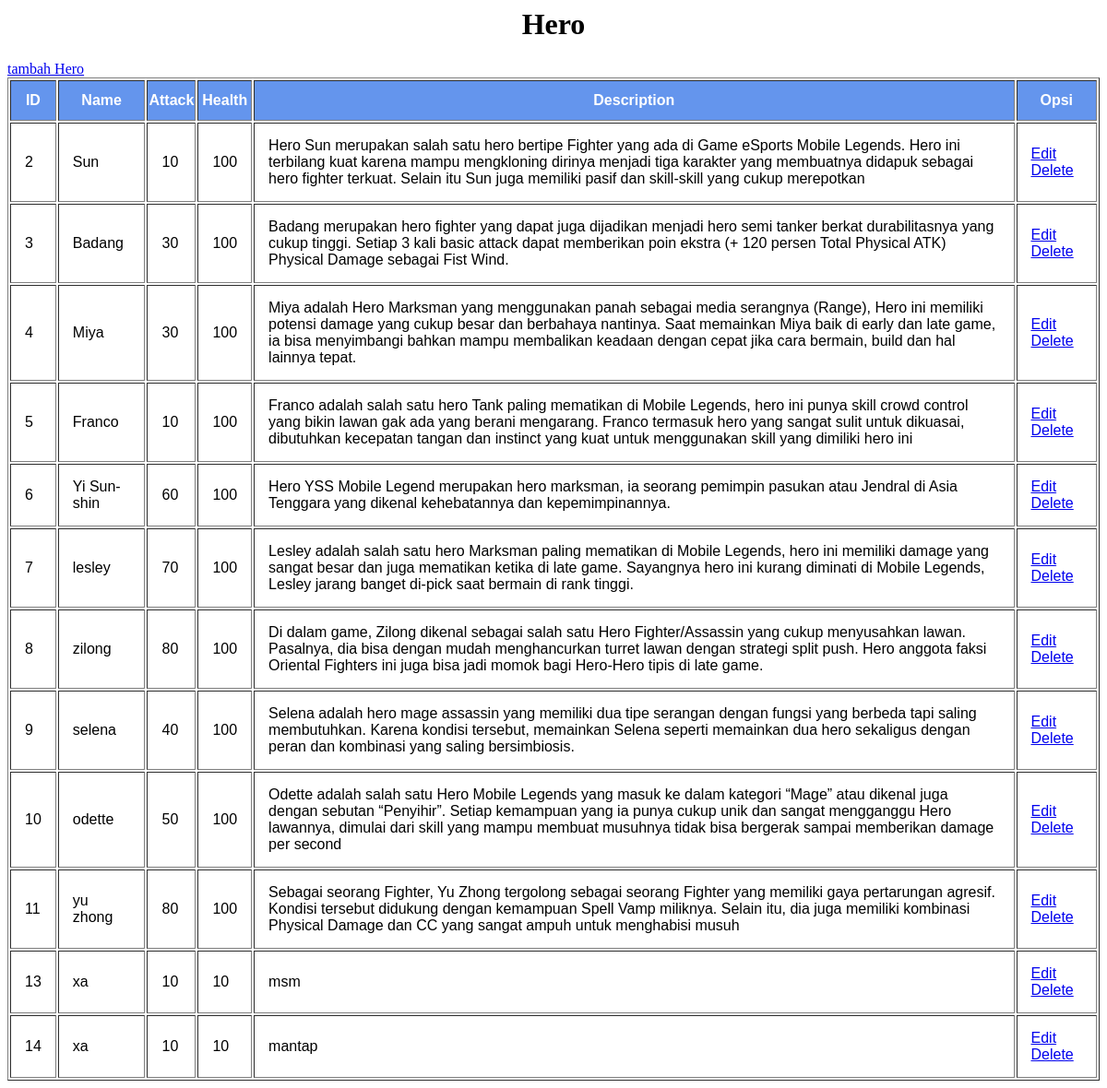
Screenshot of /admin/page/hero/index.php with the database file from the repository.
### tables this page shows
CREATE TABLE `hero` (
  `id` int(11) NOT NULL,
  `name` varchar(45) NOT NULL,
  `attack` int(11) NOT NULL,
  `health` int(11) NOT NULL,
  `description` longtext NOT NULL
);

### admin/functions/HeroFunction.php (called while the page is built, shortened)
<?php
    function getHero(){
        $link= include('koneksi.php');
        $query= "SELECT * FROM hero";
        $result = mysqli_query($koneksi, $query);
        return $result;
    }
?>

### admin/page/hero/index.php (the view, shortened to what this page needs)
<?php
    include('koneksi.php');
    include('../../functions/HeroFunction.php');
?>
<html lang="en">
<head>
</head>
<body>
    <?php
        $heroes = getHero();
    ?>
    <div>
        <h1>Hero</h1>
        <a href="add.php">tambah Hero</a>
        <table border="1px" class="tabel">
            <tr>
                <th>ID</th>
                <th>Name</th>
                <th>Attack</th>
                <th>Health</th>
                <th>Description</th>
                <th>Opsi</th>
            </tr>
            <?php
                foreach($heroes as $hero) {
            ?>
                    <tr>
                    <td><?=$hero['id']?></td>
                    <td><?=$hero['name']?></td>
                    <td><?=$hero['attack']?></td>
                    <td><?=$hero['health']?></td>
                    <td><?=$hero['description']?></td>
                    <td><a href="edit.php?id=<?=$hero['id']?>">Edit</a> <a href='delete.php?id=<?php echo $hero["id"]; ?>'>Delete</a></td>
                    </tr>
            <?php
                }
            ?>
        </table>
    </div>
</body>
</html>

### admin/page/hero/index.php (style rules this page uses)
td { padding: 15px; text-align: left; font-family: Arial, Helvetica, sans-serif; }
th { padding-top: 12px; padding-bottom: 12px; background-color: #6495ED; color: white; font-family: Arial, Helvetica, sans-serif; }
h1 { text-align: center; }
.tabel { margin-left:auto; margin-right:auto; width : 100%; }

### rows the page displays
hero: id "2", name "Sun", attack "10", health "100", description "Hero Sun merupakan salah satu hero bertipe Fighter yang ada di Game eSports Mobile Legends. Hero ini terbilang kuat karena mampu mengkloning dirinya menjadi tiga karakter yang membuatnya didapuk sebagai hero fighter terkuat. Selain itu Sun juga memiliki pasif dan skill-skill yang cukup merepotkan"
hero: id "3", name "Badang", attack "30", health "100", description "Badang merupakan hero fighter yang dapat juga dijadikan menjadi hero semi tanker berkat durabilitasnya yang cukup tinggi. Setiap 3 kali basic attack dapat memberikan poin ekstra (+ 120 persen Total Physical ATK) Physical Damage sebagai Fist Wind."
hero: id "4", name "Miya", attack "30", health "100", description "Miya adalah Hero Marksman yang menggunakan panah sebagai media serangnya (Range), Hero ini memiliki potensi damage yang cukup besar dan berbahaya nantinya. Saat memainkan Miya baik di early dan late game, ia bisa menyimbangi bahkan mampu membalikan keadaan dengan cepat jika cara bermain, build dan hal lainnya tepat."
hero: id "5", name "Franco", attack "10", health "100", description "Franco adalah salah satu hero Tank paling mematikan di Mobile Legends, hero ini punya skill crowd control yang bikin lawan gak ada yang berani mengarang. Franco termasuk hero yang sangat sulit untuk dikuasai, dibutuhkan kecepatan tangan dan instinct yang kuat untuk menggunakan skill yang dimiliki hero ini"
hero: id "6", name "Yi Sun-shin", attack "60", health "100", description "Hero YSS Mobile Legend merupakan hero marksman, ia seorang pemimpin pasukan atau Jendral di Asia Tenggara yang dikenal kehebatannya dan kepemimpinannya."
hero: id "7", name "lesley", attack "70", health "100", description "Lesley adalah salah satu hero Marksman paling mematikan di Mobile Legends, hero ini memiliki damage yang sangat besar dan juga mematikan ketika di late game. Sayangnya hero ini kurang diminati di Mobile Legends, Lesley jarang banget di-pick saat bermain di rank tinggi."
hero: id "8", name "zilong", attack "80", health "100", description "Di dalam game, Zilong dikenal sebagai salah satu Hero Fighter/Assassin yang cukup menyusahkan lawan. Pasalnya, dia bisa dengan mudah menghancurkan turret lawan dengan strategi split push. Hero anggota faksi Oriental Fighters ini juga bisa jadi momok bagi Hero-Hero tipis di late game."
hero: id "9", name "selena", attack "40", health "100", description "Selena adalah hero mage assassin yang memiliki dua tipe serangan dengan fungsi yang berbeda tapi saling membutuhkan. Karena kondisi tersebut, memainkan Selena seperti memainkan dua hero sekaligus dengan peran dan kombinasi yang saling bersimbiosis."
hero: id "10", name "odette", attack "50", health "100", description "Odette adalah salah satu Hero Mobile Legends yang masuk ke dalam kategori “Mage” atau dikenal juga dengan sebutan “Penyihir”. Setiap kemampuan yang ia punya cukup unik dan sangat mengganggu Hero lawannya, dimulai dari skill yang mampu membuat musuhnya tidak bisa bergerak sampai memberikan damage per second"
hero: id "11", name "yu zhong", attack "80", health "100", description "Sebagai seorang Fighter, Yu Zhong tergolong sebagai seorang Fighter yang memiliki gaya pertarungan agresif. Kondisi tersebut didukung dengan kemampuan Spell Vamp miliknya. Selain itu, dia juga memiliki kombinasi Physical Damage dan CC yang sangat ampuh untuk menghabisi musuh"
hero: id "13", name "xa", attack "10", health "10", description "msm"
hero: id "14", name "xa", attack "10", health "10", description "mantap"
